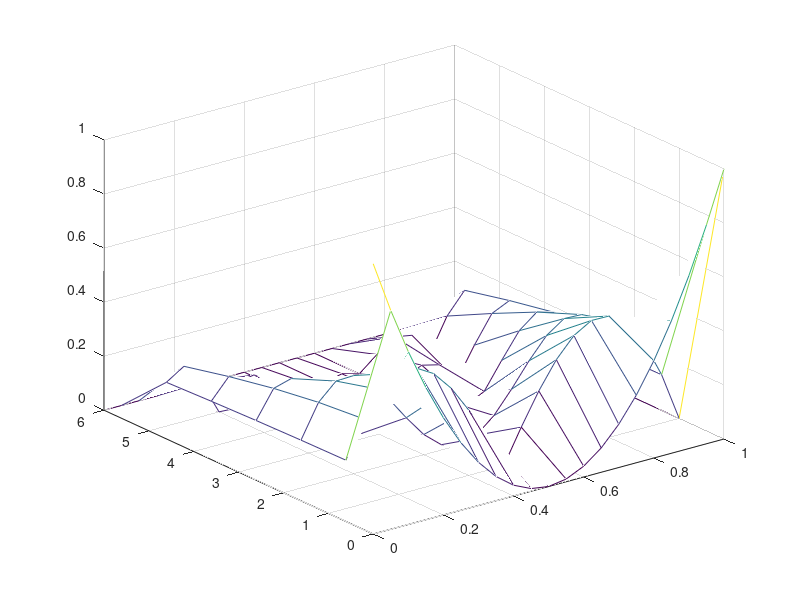

Here is the MATLAB script that generated this plot:
% syms D; 
convolvedTotal=[];
for D=0:0.05:1
fourier_series=[2*D-1 ]; % DC fs 2fs 3fs 4fs

for k=1:5

    Vin=4*D.*(sin(k*pi*D)./(k*pi*D)).*exp(-1i*k*pi.*D);
   
    fourier_series=[fourier_series,Vin];
    
end

    current=[fourier_series(1),0];
    convolved=conv(fourier_series,current);
    convolvedTotal=[convolvedTotal ; convolved];
end
%%
% figure();
% stem(fourier_series,'LineWidth',3);
% hold on;
% stem(current,'LineWidth',3);
% hold on;
% stem(convolved,'LineWidth',3);
% legend('Switching','Current','Convolved')
%%
figure();
D=0:0.05:1;
k=0:6;
[x,y] = meshgrid(k,D);
mesh(y,x,abs(convolvedTotal))
% view([0 90])
